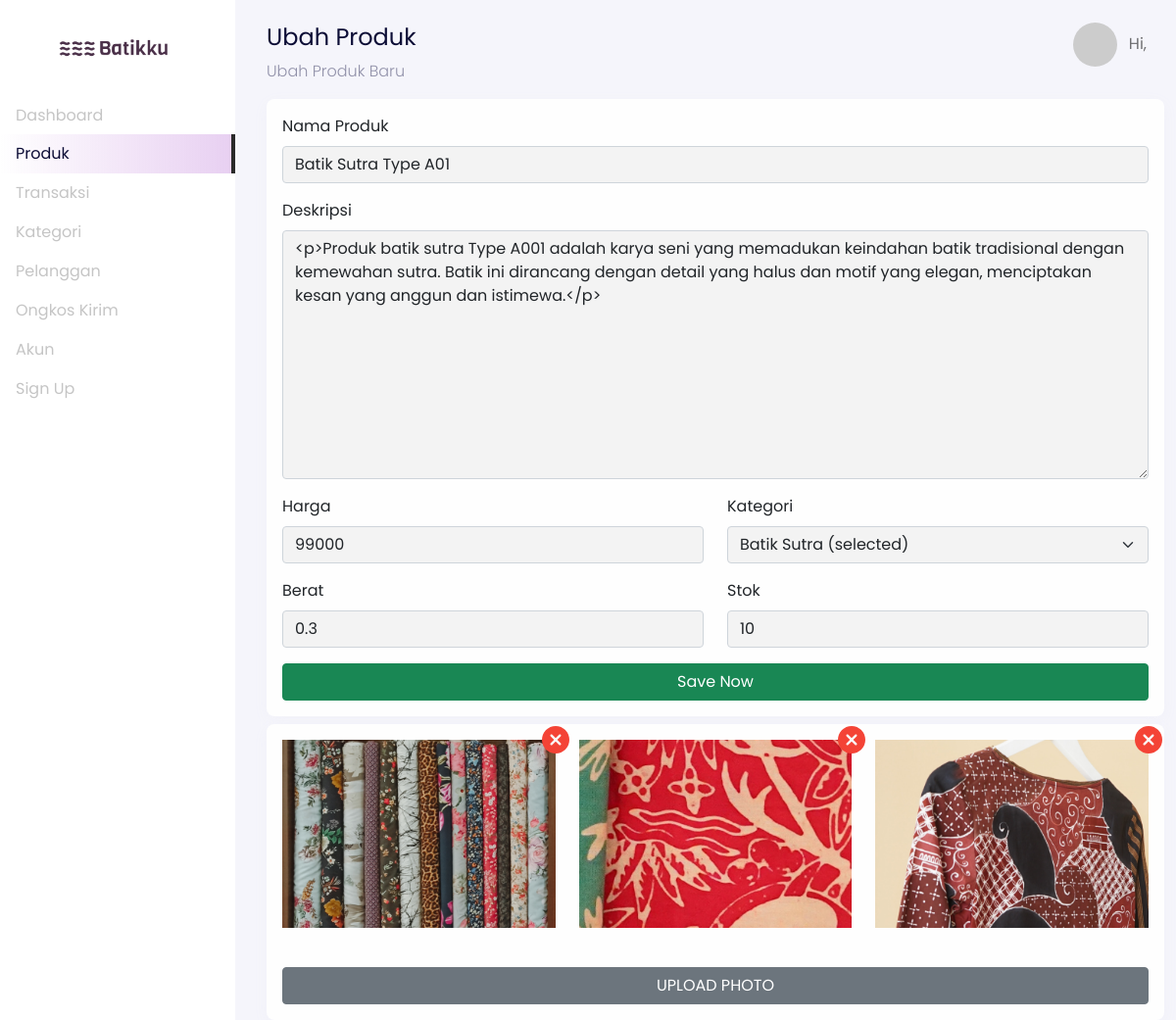
Screenshot of /backend/products/detail-produk.php?products_id=1 with the database file from the repository.
### tables this page shows
CREATE TABLE `products` (
  `products_id` int(11) NOT NULL,
  `product_name` varchar(255) NOT NULL,
  `slug` varchar(255) NOT NULL,
  `categories_id` int(11) NOT NULL,
  `price` int(25) NOT NULL,
  `description` text NOT NULL,
  `weight` float NOT NULL,
  `stock` int(11) UNSIGNED NOT NULL
);

CREATE TABLE `categories` (
  `categories_id` int(11) NOT NULL,
  `name_category` varchar(255) NOT NULL,
  `slug` varchar(255) NOT NULL,
  `photo` varchar(225) NOT NULL
);

CREATE TABLE `product_galleries` (
  `galleries_id` int(11) NOT NULL,
  `products_id` int(11) NOT NULL,
  `photos` varchar(225) NOT NULL
);

### backend/products/detail-produk.php (the view, shortened to what this page needs)
<?php
  include '../components/header.php';
?>
<body>
  <div class="page-dashboard">
    <div class="d-flex"  id="wrapper" data-aos="fade-right">
      <div class="border-right" id="sidebar-wrapper">
          <div class="sidebar-heading text-center">
            <img src="../../images/dashboard-logo.png" alt="" srcset="" class="my-4" width="120px">
          </div>
          <div class="list-group list-group-flush">
            <a href="" class="list-group-item list-group-item-action">Dashboard</a>
            <a href="../products/index.php" class="list-group-item list-group-item-action active">Produk</a>
            <a href="../transactions/index.php" class="list-group-item list-group-item-action">Transaksi</a>
            <a href="../categories/" class="list-group-item list-group-item-action">Kategori</a>
            <a href="../pelanggan/" class="list-group-item list-group-item-action">Pelanggan</a>
            <a href="../provinces/" class="list-group-item list-group-item-action">Ongkos Kirim</a>
            <a href="../account/dashboard-account.php" class="list-group-item list-group-item-action">Akun</a>
            <a href="../../logout.php" class="list-group-item list-group-item-action">Sign Up</a>
          </div>
        </div>
        <div id="page-content-wrapper">
          <nav class="navbar navbar-store navbar-expand-lg navbar-light" data-aos="fade-down">
            <div class="container-fluid">
              <div class="collapse navbar-collapse" id="navbarSupportedContent">
                <ul class="navbar-nav ms-auto d-none d-lg-flex">
                    <li class="nav-item dropdown">
                      <a href="#" class="nav-link" id="navbarDropdown" role="button" data-bs-toggle="dropdown">
                        <img src="https://ui-avatars.com/api/?name=<?= $_SESSION['name']; ?>" alt="" class="rounded-circle me-2 profile-picture">
                        Hi, <?= $_SESSION['name']; ?>
                      </a>
                    </li>
                </ul>
              </div>
            </div>
          </nav>
          <div class="section-content section-dashboard-home" data-aos="fade-up">
            <div class="container-fluid">
              <div class="dashboard-heading">
                <h2 class="dashboard-title">Ubah Produk</h2>
                <p class="dashboard-subtitle">
                  Ubah Produk Baru
                </p>
              </div>
              <div class="dashboard-content">
                <div class="row">
                  <div class="col-12">
                    <form action="update.php" method="POST" enctype="multipart/form-data">
                      <div class="card">
                        <div class="card-body">
                        <?php
                          $products_id = $_GET['products_id'];
                          $queryProduct = mysqli_query($config, "SELECT * FROM products JOIN categories ON products.categories_id=categories.categories_id WHERE products_id='$products_id'");
                          while($dataProduct = mysqli_fetch_array($queryProduct)) {
                        ?>
                          <div class="row">
                            <div class="col-md-12">
                              <div class="mb-3">
                                <label class="form-label">Nama Produk</label>
                                <input type="text" name="product_name" value="<?= $dataProduct['product_name']; ?>" class="form-control">
                              </div>
                            </div>
                            <div class="col-md-12">
                              <div class="mb-3">
                                <label class="form-label">Deskripsi</label>
                                <textarea class="form-control" name="deskripsi" id="editor1"
                                  rows="10" cols="80"><?= $dataProduct['description']; ?></textarea>
                              </div>
                            </div>
                            <div class="col-md-6">
                              <div class="mb-3">
                                <label class="form-label">Harga</label>
                                <input type="number" name="price" class="form-control" value="<?= $dataProduct['price']; ?>">
                              </div>
                            </div>
                            <div class="col-md-6">
                              <div class="mb-3">
                                <label class="form-label">Kategori</label>
                                <select name="category" name="category" class="form-select">
                                <option value="<?= $dataProduct['categories_id']; ?>"><?= $dataProduct['name_category'] ?> (selected)</option>
                                </select>
                              </div>
                            </div>
                            <div class="col-md-6">
                              <div class="mb-3">
                                <label class="form-label">Berat</label>
                                <input type="number" step="any" class="form-control" name="berat" value="<?= $dataProduct['weight']; ?>">
                              </div>
                            </div>
                            <div class="col-md-6">
                              <div class="mb-3">
                                <label class="form-label">Stok</label>
                                <input type="number" class="form-control" name="stok" value="<?= $dataProduct['stock']; ?>">
                              </div>
                            </div>
                          </div>
                          <div class="row">
                            <div class="col-12 text-end d-grid gap-2">
                              <button type="submit" class="btn btn-success px-5">Save Now</button>
                            </div>
                          </div>
                          <?php
                            }
                          ?>
                        </div>
                      </div>
                    </form>
                  </div>
                </div>
                <div class="row mt-2">
                  <div class="col-12">
                    <div class="card">
                      <div class="card-body">
                        <div class="row">
                        <?php
                          $queryPhotos = mysqli_query($config, "SELECT * FROM product_galleries WHERE products_id='$products_id'");
                          while($dataPhotos = mysqli_fetch_array($queryPhotos)) {
                        ?>
                          <div class="col-md-4 mb-4">
                            <div class="gallery-container position-relative">
                              <img src="../../images/products/<?= $dataPhotos['photos'];?>" alt="" srcset="" class="w-100" >
                              <a href="delphoto.php?galleries_id=<?= $dataPhotos['galleries_id']; ?>" class="delete-gallery">
                                <img src="../../images/icon-delete.svg"
                                  class="position-absolute top-0 start-100 translate-middle" alt=""
                                  srcset="">
                              </a>
                            </div>
                          </div>
                        <?php
                          }
                        ?>
                          <div class="col-12">
                            <form action="upphoto.php" method="post" enctype="multipart/form-data">
                            <div class="d-grid gap-2 mt-3">
                                <button class="btn btn-secondary" type="button" onclick="thisFileUpload()">UPLOAD PHOTO</button>
                              </div>
                            </form>
                          </div>
                        </div>
                      </div>
                    </div>
                  </div>
                </div>
              </div>
            </div>
          </div>
        </div>
    </div>
  </div>
  <?php
    include '../components/footer.php';
  ?>

### rows the page displays
products: product_name "Batik Sutra Type A01", deskripsi "<p>Produk batik sutra Type A001 adalah karya seni yang memadukan keindahan batik tradisional dengan kemewahan sutra. Batik ini dirancang dengan detail yang halus dan motif yang elegan, menciptakan kesan yang anggun dan istimewa.</p>", price "99000", category "Batik Sutra (selected)", berat "0.3", stok "10"
product_galleries: photos (picture)
product_galleries: photos (picture)
product_galleries: photos (picture)
